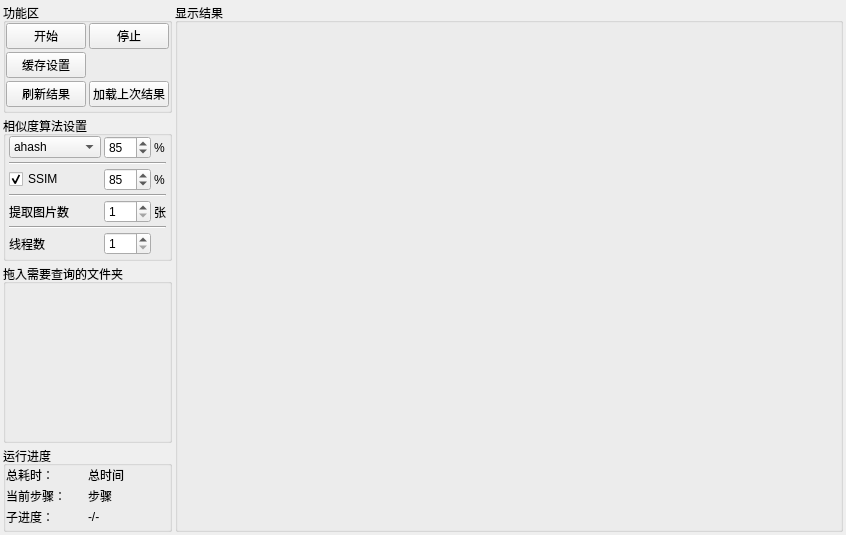
<?xml version="1.0" encoding="UTF-8"?>
<ui version="4.0">
 <class>MainWindow</class>
 <widget class="QMainWindow" name="MainWindow">
  <property name="geometry">
   <rect>
    <x>0</x>
    <y>0</y>
    <width>846</width>
    <height>535</height>
   </rect>
  </property>
  <property name="windowTitle">
   <string>Doudup</string>
  </property>
  <widget class="QWidget" name="centralwidget">
   <layout class="QHBoxLayout" name="horizontalLayout_2" stretch="0,1">
    <property name="spacing">
     <number>3</number>
    </property>
    <property name="leftMargin">
     <number>3</number>
    </property>
    <property name="topMargin">
     <number>3</number>
    </property>
    <property name="rightMargin">
     <number>3</number>
    </property>
    <property name="bottomMargin">
     <number>3</number>
    </property>
    <item>
     <layout class="QVBoxLayout" name="verticalLayout_3" stretch="0,0,1,0">
      <item>
       <widget class="QGroupBox" name="groupBox_button">
        <property name="focusPolicy">
         <enum>Qt::NoFocus</enum>
        </property>
        <property name="autoFillBackground">
         <bool>false</bool>
        </property>
        <property name="title">
         <string>功能区</string>
        </property>
        <property name="flat">
         <bool>false</bool>
        </property>
        <layout class="QGridLayout" name="gridLayout_3">
         <property name="leftMargin">
          <number>0</number>
         </property>
         <property name="topMargin">
          <number>0</number>
         </property>
         <property name="rightMargin">
          <number>0</number>
         </property>
         <property name="bottomMargin">
          <number>3</number>
         </property>
         <property name="spacing">
          <number>3</number>
         </property>
         <item row="2" column="0">
          <widget class="QPushButton" name="pushButton_refresh_result">
           <property name="text">
            <string>刷新结果</string>
           </property>
          </widget>
         </item>
         <item row="2" column="1">
          <widget class="QPushButton" name="pushButton_load_result">
           <property name="text">
            <string>加载上次结果</string>
           </property>
          </widget>
         </item>
         <item row="0" column="0">
          <widget class="QPushButton" name="pushButton_start">
           <property name="text">
            <string>开始</string>
           </property>
          </widget>
         </item>
         <item row="0" column="1">
          <widget class="QPushButton" name="pushButton_stop">
           <property name="text">
            <string>停止</string>
           </property>
          </widget>
         </item>
         <item row="1" column="0">
          <widget class="QPushButton" name="pushButton_cache_setting">
           <property name="text">
            <string>缓存设置</string>
           </property>
          </widget>
         </item>
        </layout>
       </widget>
      </item>
      <item>
       <widget class="QGroupBox" name="groupBox_similar">
        <property name="title">
         <string>相似度算法设置</string>
        </property>
        <layout class="QGridLayout" name="gridLayout_4" columnstretch="1,0,0">
         <property name="leftMargin">
          <number>3</number>
         </property>
         <property name="topMargin">
          <number>0</number>
         </property>
         <property name="rightMargin">
          <number>3</number>
         </property>
         <property name="bottomMargin">
          <number>3</number>
         </property>
         <property name="spacing">
          <number>3</number>
         </property>
         <item row="3" column="0" colspan="3">
          <widget class="Line" name="line_2">
           <property name="orientation">
            <enum>Qt::Horizontal</enum>
           </property>
          </widget>
         </item>
         <item row="0" column="1">
          <widget class="QSpinBox" name="spinBox_threshold_hash">
           <property name="minimum">
            <number>50</number>
           </property>
           <property name="maximum">
            <number>100</number>
           </property>
           <property name="value">
            <number>85</number>
           </property>
          </widget>
         </item>
         <item row="2" column="1">
          <widget class="QSpinBox" name="spinBox_threshold_ssim">
           <property name="minimum">
            <number>50</number>
           </property>
           <property name="maximum">
            <number>100</number>
           </property>
           <property name="value">
            <number>85</number>
           </property>
          </widget>
         </item>
         <item row="4" column="2">
          <widget class="QLabel" name="label_6">
           <property name="text">
            <string>张</string>
           </property>
          </widget>
         </item>
         <item row="2" column="0">
          <widget class="QCheckBox" name="checkBox_ssim">
           <property name="toolTip">
            <string>&lt;html&gt;&lt;head/&gt;&lt;body&gt;&lt;p&gt;结构相似性，越大越相似。&lt;/p&gt;&lt;/body&gt;&lt;/html&gt;</string>
           </property>
           <property name="text">
            <string>SSIM</string>
           </property>
           <property name="checked">
            <bool>true</bool>
           </property>
          </widget>
         </item>
         <item row="0" column="0">
          <widget class="QComboBox" name="comboBox_hash">
           <item>
            <property name="text">
             <string>ahash</string>
            </property>
           </item>
           <item>
            <property name="text">
             <string>phash</string>
            </property>
           </item>
           <item>
            <property name="text">
             <string>dhash</string>
            </property>
           </item>
          </widget>
         </item>
         <item row="0" column="2">
          <widget class="QLabel" name="label_9">
           <property name="text">
            <string>%</string>
           </property>
          </widget>
         </item>
         <item row="4" column="0">
          <widget class="QLabel" name="label">
           <property name="toolTip">
            <string>&lt;html&gt;&lt;head/&gt;&lt;body&gt;&lt;p&gt;从每个文件夹/压缩包中提取的图片数，提取数越多计算量越大（不止翻倍）&lt;/p&gt;&lt;/body&gt;&lt;/html&gt;</string>
           </property>
           <property name="text">
            <string>提取图片数</string>
           </property>
          </widget>
         </item>
         <item row="2" column="2">
          <widget class="QLabel" name="label_5">
           <property name="text">
            <string>%</string>
           </property>
          </widget>
         </item>
         <item row="4" column="1">
          <widget class="QSpinBox" name="spinBox_extract_image_number">
           <property name="minimum">
            <number>1</number>
           </property>
           <property name="maximum">
            <number>3</number>
           </property>
          </widget>
         </item>
         <item row="1" column="0" colspan="3">
          <widget class="Line" name="line">
           <property name="orientation">
            <enum>Qt::Horizontal</enum>
           </property>
          </widget>
         </item>
         <item row="6" column="1">
          <widget class="QSpinBox" name="spinBox_thread_number">
           <property name="minimum">
            <number>1</number>
           </property>
           <property name="maximum">
            <number>4</number>
           </property>
          </widget>
         </item>
         <item row="5" column="0" colspan="3">
          <widget class="Line" name="line_3">
           <property name="orientation">
            <enum>Qt::Horizontal</enum>
           </property>
          </widget>
         </item>
         <item row="6" column="0">
          <widget class="QLabel" name="label_7">
           <property name="toolTip">
            <string>&lt;html&gt;&lt;head/&gt;&lt;body&gt;&lt;p&gt;从每个文件夹/压缩包中提取的图片数，提取数越多计算量越大（不止翻倍）&lt;/p&gt;&lt;/body&gt;&lt;/html&gt;</string>
           </property>
           <property name="text">
            <string>线程数</string>
           </property>
          </widget>
         </item>
        </layout>
       </widget>
      </item>
      <item>
       <widget class="QGroupBox" name="groupBox_folderlist">
        <property name="minimumSize">
         <size>
          <width>0</width>
          <height>160</height>
         </size>
        </property>
        <property name="maximumSize">
         <size>
          <width>180</width>
          <height>16777215</height>
         </size>
        </property>
        <property name="title">
         <string>拖入需要查询的文件夹</string>
        </property>
        <layout class="QVBoxLayout" name="verticalLayout">
         <property name="spacing">
          <number>3</number>
         </property>
         <property name="leftMargin">
          <number>0</number>
         </property>
         <property name="topMargin">
          <number>0</number>
         </property>
         <property name="rightMargin">
          <number>0</number>
         </property>
         <property name="bottomMargin">
          <number>3</number>
         </property>
        </layout>
       </widget>
      </item>
      <item>
       <widget class="QGroupBox" name="groupBox_schedule">
        <property name="title">
         <string>运行进度</string>
        </property>
        <layout class="QGridLayout" name="gridLayout_2">
         <property name="leftMargin">
          <number>0</number>
         </property>
         <property name="topMargin">
          <number>0</number>
         </property>
         <property name="rightMargin">
          <number>3</number>
         </property>
         <property name="bottomMargin">
          <number>3</number>
         </property>
         <property name="spacing">
          <number>3</number>
         </property>
         <item row="0" column="0">
          <widget class="QLabel" name="label_2">
           <property name="text">
            <string>总耗时：</string>
           </property>
          </widget>
         </item>
         <item row="0" column="1">
          <widget class="QLabel" name="label_schedule_time">
           <property name="text">
            <string>总时间</string>
           </property>
          </widget>
         </item>
         <item row="1" column="0">
          <widget class="QLabel" name="label_3">
           <property name="text">
            <string>当前步骤：</string>
           </property>
          </widget>
         </item>
         <item row="1" column="1">
          <widget class="QLabel" name="label_schedule_step">
           <property name="text">
            <string>步骤</string>
           </property>
          </widget>
         </item>
         <item row="2" column="0">
          <widget class="QLabel" name="label_4">
           <property name="text">
            <string>子进度：</string>
           </property>
          </widget>
         </item>
         <item row="2" column="1">
          <widget class="QLabel" name="label_schedule_rate">
           <property name="text">
            <string>-/-</string>
           </property>
          </widget>
         </item>
        </layout>
       </widget>
      </item>
     </layout>
    </item>
    <item>
     <widget class="QGroupBox" name="groupBox_comics">
      <property name="title">
       <string>显示结果</string>
      </property>
      <layout class="QVBoxLayout" name="verticalLayout_2">
       <property name="spacing">
        <number>0</number>
       </property>
       <property name="leftMargin">
        <number>0</number>
       </property>
       <property name="topMargin">
        <number>0</number>
       </property>
       <property name="rightMargin">
        <number>0</number>
       </property>
       <property name="bottomMargin">
        <number>0</number>
       </property>
      </layout>
     </widget>
    </item>
   </layout>
  </widget>
 </widget>
 <resources/>
 <connections/>
</ui>
